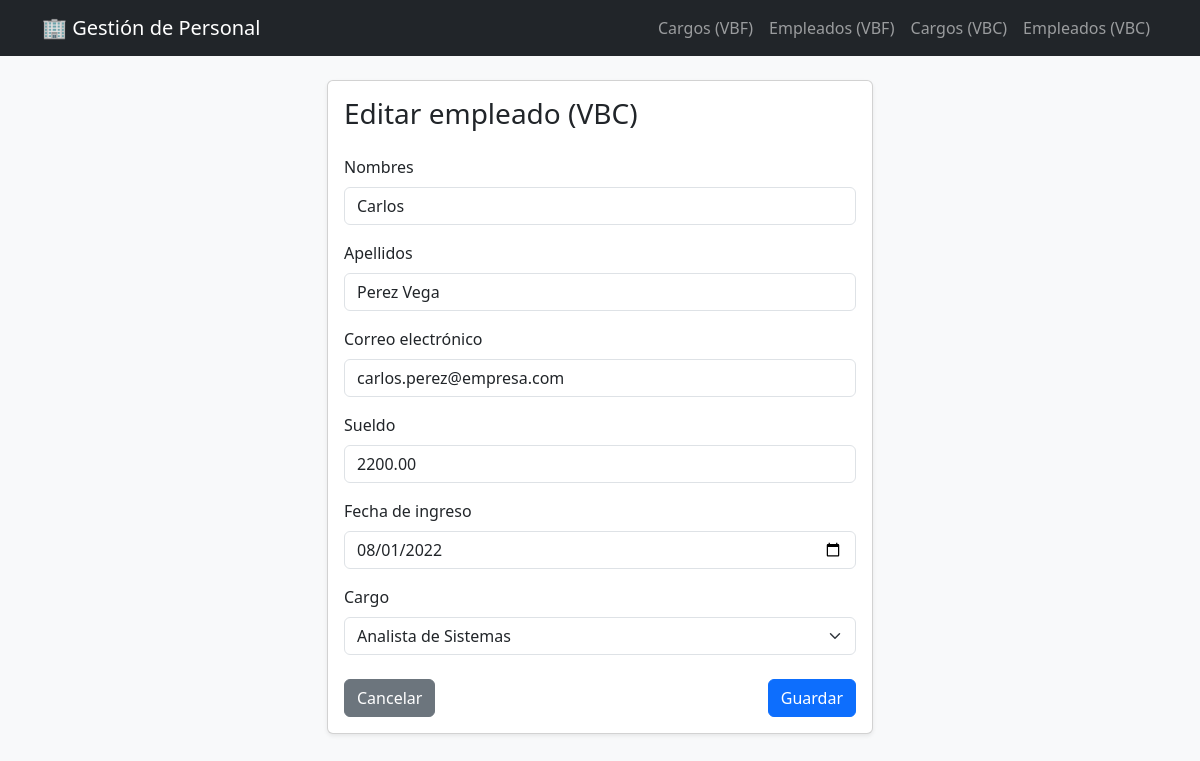
/cbv/empleados/editar/2/, run on the app's committed database.
### gestion/models.py (models this page shows, shortened)
class Empleado(models.Model):
    nombres = models.CharField(max_length=100)
    apellidos = models.CharField(max_length=100)
    correo = models.EmailField()
    sueldo = models.DecimalField(max_digits=10, decimal_places=2)
    fecha_ingreso = models.DateField()
    cargo = models.ForeignKey(
        Cargo,
        on_delete=models.PROTECT,   # No permite borrar un cargo que tenga empleados asociados.
        related_name='empleados'    # Permite navegar hacia atrás: cargo.empleados.all()
    )

### gestion/views.py (the view)
# urls.py: path('cbv/empleados/editar/<int:pk>/', views.EmpleadoUpdateView.as_view(), name='empleado_editar_cbv'),
class EmpleadoUpdateView(UpdateView):
    model = Empleado
    form_class = EmpleadoForm
    template_name = 'gestion/empleado_form.html'
    success_url = reverse_lazy('gestion:empleado_lista_cbv')
    extra_context = {'titulo': 'Editar empleado (VBC)', 'url_volver': 'gestion:empleado_lista_cbv'}

### gestion/forms.py
class EmpleadoForm(forms.ModelForm):
    class Meta:
        model = Empleado
        fields = ['nombres', 'apellidos', 'correo', 'sueldo', 'fecha_ingreso', 'cargo']
        widgets = {
            'nombres': forms.TextInput(attrs={'class': 'form-control', 'placeholder': 'Nombres'}),
            'apellidos': forms.TextInput(attrs={'class': 'form-control', 'placeholder': 'Apellidos'}),
            'correo': forms.EmailInput(attrs={'class': 'form-control', 'placeholder': 'correo@ejemplo.com'}),
            'sueldo': forms.NumberInput(attrs={'class': 'form-control', 'placeholder': '0.00', 'step': '0.01'}),
            'fecha_ingreso': forms.DateInput(attrs={'class': 'form-control', 'type': 'date'}),
            'cargo': forms.Select(attrs={'class': 'form-select'}),
        }
        labels = {
            'nombres': 'Nombres',
            'apellidos': 'Apellidos',
            'correo': 'Correo electrónico',
            'sueldo': 'Sueldo',
            'fecha_ingreso': 'Fecha de ingreso',
            'cargo': 'Cargo',
        }

### gestion/models.py (called while the page is built)
    def __str__(self):
        return self.nombre

### gestion/templates/gestion/empleado_form.html (shortened to what this page needs)
{% extends 'base.html' %}
{% block content %}
<div class="row justify-content-center">
    <div class="col-md-6">
        <div class="card shadow-sm">
            <div class="card-body">
                <h3 class="mb-4">{{ titulo }}</h3>
                <form method="POST">
                    {% for field in form %}
                        <div class="mb-3">
                            <label class="form-label">{{ field.label }}</label>
                            {{ field }}
                        </div>
                    {% endfor %}
                    <div class="d-flex justify-content-between mt-4">
                        <a href="{% url url_volver %}" class="btn btn-secondary">Cancelar</a>
                        <button type="submit" class="btn btn-primary">Guardar</button>
                    </div>
                </form>
            </div>
        </div>
    </div>
</div>
{% endblock %}

### data on the page
Empleado: form "Carlos" "Perez Vega" "carlos.perez@empresa.com" "2200.00" "08/01/2022" "Analista de Sistemas"

### other printed values
{{ titulo }} "Editar empleado (VBC)"
{{ field.label }} "Nombres" "Apellidos" "Correo electrónico" "Sueldo" "Fecha de ingreso" "Cargo"
